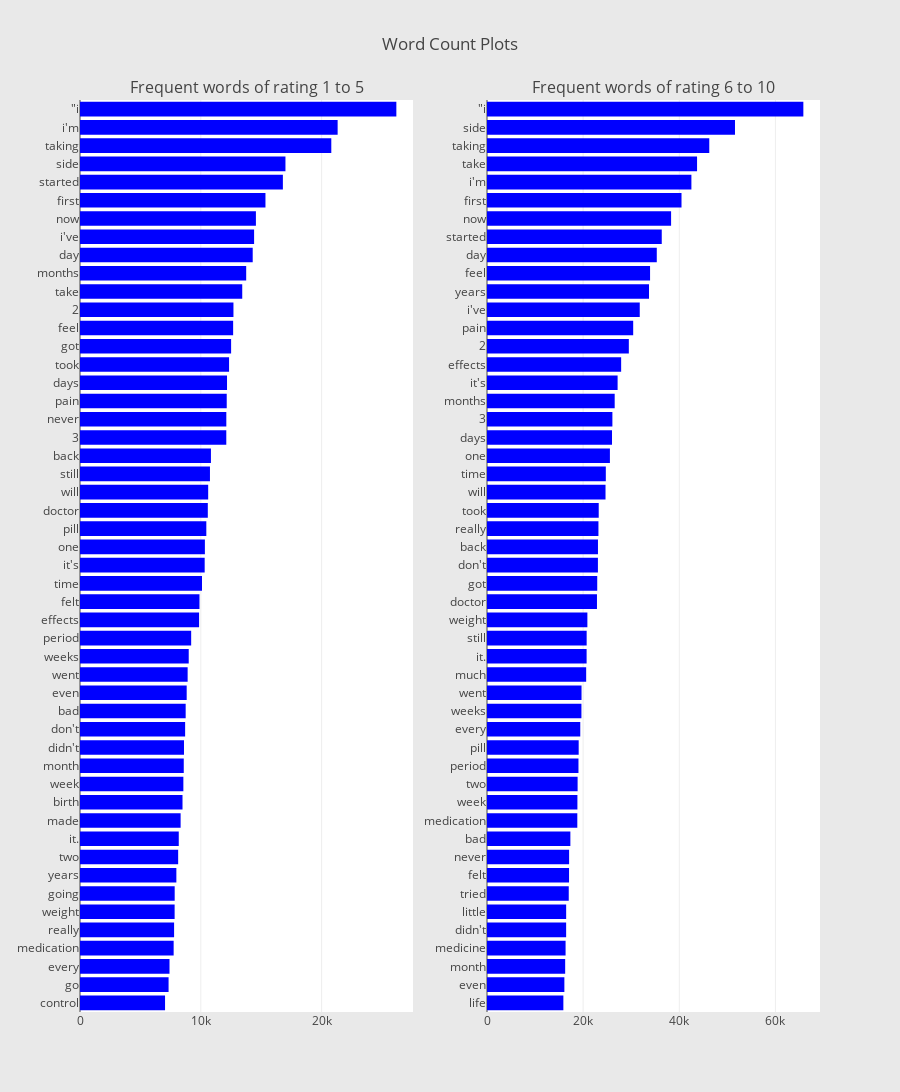

The code cell stored with this chart in its notebook:
### Code cell
## custom function for ngram generation ##
def generate_ngrams(text, n_gram=1):
    token = [token for token in text.lower().split(" ") if token != "" if token not in STOPWORDS]
    ngrams = zip(*[token[i:] for i in range(n_gram)])
    return [" ".join(ngram) for ngram in ngrams]

## custom function for horizontal bar chart ##
def horizontal_bar_chart(df, color):
    trace = go.Bar(
        y=df["word"].values[::-1],
        x=df["wordcount"].values[::-1],
        showlegend=False,
        orientation = 'h',
        marker=dict(
            color=color,
        ),
    )
    return trace

## Get the bar chart from rating  8 to 10 review ##
freq_dict = defaultdict(int)
for sent in df_all_1_5["review"]:
    for word in generate_ngrams(sent):
        freq_dict[word] += 1
fd_sorted = pd.DataFrame(sorted(freq_dict.items(), key=lambda x: x[1])[::-1])
fd_sorted.columns = ["word", "wordcount"]
trace0 = horizontal_bar_chart(fd_sorted.head(50), 'blue')

## Get the bar chart from rating  4 to 7 review ##
freq_dict = defaultdict(int)
for sent in df_all_6_10["review"]:
    for word in generate_ngrams(sent):
        freq_dict[word] += 1
fd_sorted = pd.DataFrame(sorted(freq_dict.items(), key=lambda x: x[1])[::-1])
fd_sorted.columns = ["word", "wordcount"]
trace1 = horizontal_bar_chart(fd_sorted.head(50), 'blue')

# Creating two subplots
fig = tools.make_subplots(rows=1, cols=2, vertical_spacing=0.04,
                          subplot_titles=["Frequent words of rating 1 to 5", 
                                          "Frequent words of rating 6 to 10"])
fig.append_trace(trace0, 1, 1)
fig.append_trace(trace1, 1, 2)
fig['layout'].update(height=1200, width=900, paper_bgcolor='rgb(233,233,233)', title="Word Count Plots")
py.iplot(fig, filename='word-plots')

### Figure 1 — Plotly figure (JSON) as saved in the notebook; plotly's stock layout.template omitted (floating-point values rounded to 4 significant figures)
{"data": [{"marker": {"color": "blue"}, "orientation": "h", "showlegend": false, "type": "bar", "uid": "d031fb8e-ef3a-11ed-a8d1-8d4db3c0cbf9", "x": [7041, 7333, 7410, 7753, 7789, 7834, 7839, 7977, 8126, 8176, 8330, 8486, 8557, 8590, 8609, 8703, 8748, 8832, 8911, 9001, 9203, 9858, 9891, 10100, 10322, 10339, 10457, 10581, 10611, 10759, 10840, 12111, 12113, 12147, 12171, 12341, 12510, 12678, 12703, 13431, 13758, 14298, 14413, 14563, 15353, 16795, 17008, 20804, 21329, 26189], "xaxis": "x", "y": ["control", "go", "every", "medication", "really", "weight", "going", "years", "two", "it.", "made", "birth", "week", "month", "didn&#039;t", "don&#039;t", "bad", "even", "went", "weeks", "period", "effects", "felt", "time", "it&#039;s", "one", "pill", "doctor", "will", "still", "back", "3", "never", "pain", "days", "took", "got", "feel", "2", "take", "months", "day", "i&#039;ve", "now", "first", "started", "side", "taking", "i&#039;m", "\"i"], "yaxis": "y"}, {"marker": {"color": "blue"}, "orientation": "h", "showlegend": false, "type": "bar", "uid": "d032b628-ef3a-11ed-a8d1-8d4db3c0cbf9", "x": [15884, 16095, 16260, 16346, 16463, 16466, 17006, 17068, 17080, 17343, 18785, 18806, 18849, 19028, 19071, 19401, 19642, 19664, 20629, 20720, 20730, 20880, 22875, 22930, 23073, 23083, 23182, 23240, 24655, 24716, 25567, 26004, 26083, 26561, 27169, 27905, 29502, 30410, 31774, 33698, 33921, 35318, 36350, 38293, 40461, 42518, 43695, 46237, 51586, 65806], "xaxis": "x2", "y": ["life", "even", "month", "medicine", "didn&#039;t", "little", "tried", "felt", "never", "bad", "medication", "week", "two", "period", "pill", "every", "weeks", "went", "much", "it.", "still", "weight", "doctor", "got", "don&#039;t", "back", "really", "took", "will", "time", "one", "days", "3", "months", "it&#039;s", "effects", "2", "pain", "i&#039;ve", "years", "feel", "day", "started", "now", "first", "i&#039;m", "take", "taking", "side", "\"i"], "yaxis": "y2"}], "layout": {"annotations": [{"font": {"size": 16}, "showarrow": false, "text": "Frequent words of rating 1 to 5", "x": 0.225, "xanchor": "center", "xref": "paper", "y": 1.0, "yanchor": "bottom", "yref": "paper"}, {"font": {"size": 16}, "showarrow": false, "text": "Frequent words of rating 6 to 10", "x": 0.775, "xanchor": "center", "xref": "paper", "y": 1.0, "yanchor": "bottom", "yref": "paper"}], "height": 1200, "paper_bgcolor": "rgb(233,233,233)", "title": "Word Count Plots", "width": 900, "xaxis": {"anchor": "y", "domain": [0.0, 0.45]}, "xaxis2": {"anchor": "y2", "domain": [0.55, 1.0]}, "yaxis": {"anchor": "x", "domain": [0.0, 1.0]}, "yaxis2": {"anchor": "x2", "domain": [0.0, 1.0]}}}
